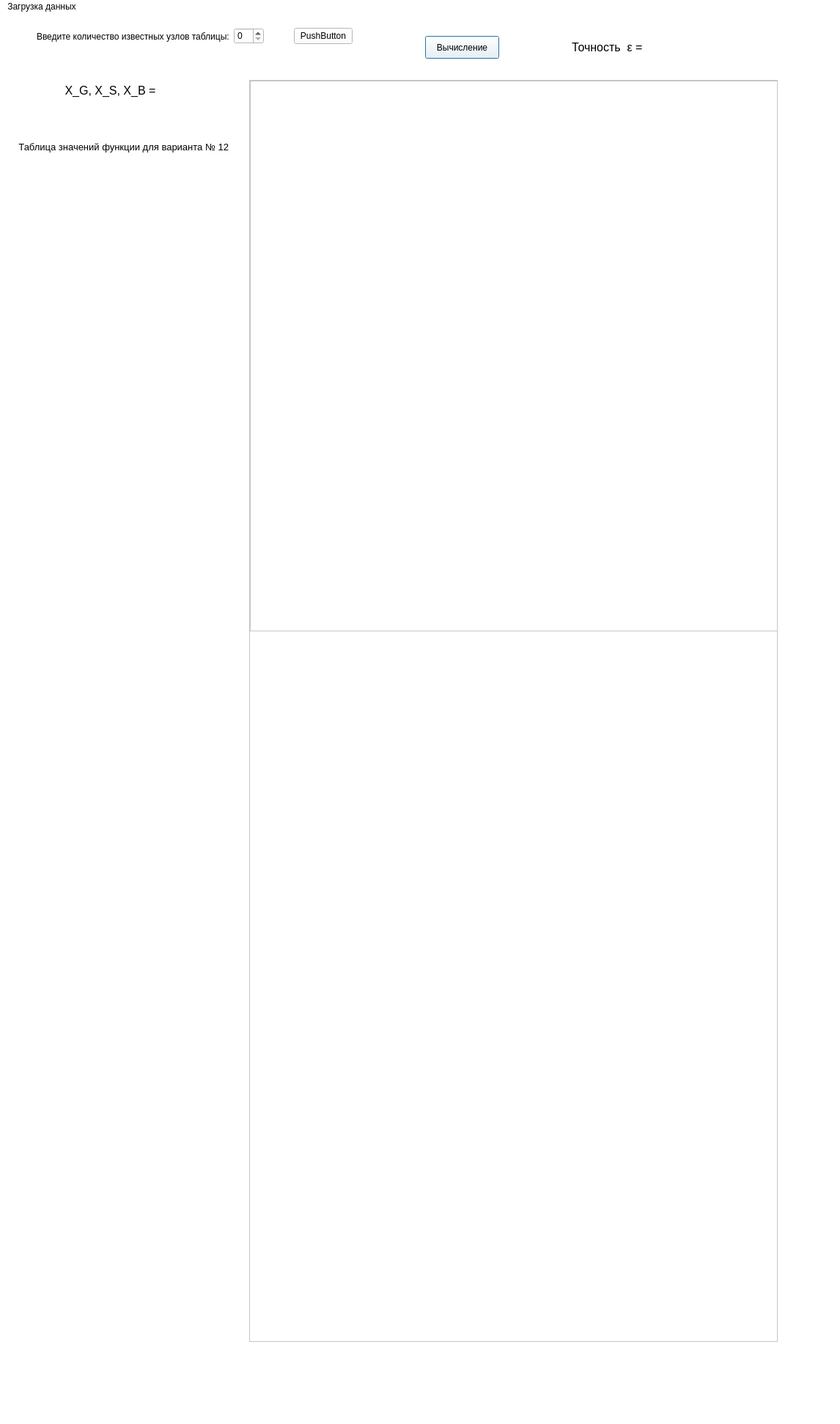
<?xml version="1.0" encoding="UTF-8"?>
<ui version="4.0">
 <class>MainWindow</class>
 <widget class="QMainWindow" name="MainWindow">
  <property name="geometry">
   <rect>
    <x>0</x>
    <y>0</y>
    <width>1146</width>
    <height>1942</height>
   </rect>
  </property>
  <property name="windowTitle">
   <string>MainWindow</string>
  </property>
  <property name="styleSheet">
   <string notr="true">background-color: rgb(255, 255, 255);</string>
  </property>
  <widget class="QWidget" name="centralwidget_1">
   <widget class="QWidget" name="horizontalLayoutWidget">
    <property name="geometry">
     <rect>
      <x>10</x>
      <y>10</y>
      <width>471</width>
      <height>41</height>
     </rect>
    </property>
    <layout class="QHBoxLayout" name="horizontalLayout">
     <item>
      <spacer name="horizontalSpacer">
       <property name="orientation">
        <enum>Qt::Horizontal</enum>
       </property>
       <property name="sizeType">
        <enum>QSizePolicy::Minimum</enum>
       </property>
       <property name="sizeHint" stdset="0">
        <size>
         <width>40</width>
         <height>20</height>
        </size>
       </property>
      </spacer>
     </item>
     <item>
      <widget class="QLabel" name="label_1">
       <property name="text">
        <string>Введите количество известных узлов таблицы:</string>
       </property>
      </widget>
     </item>
     <item>
      <widget class="QSpinBox" name="spinBox_1"/>
     </item>
     <item>
      <spacer name="horizontalSpacer_3">
       <property name="orientation">
        <enum>Qt::Horizontal</enum>
       </property>
       <property name="sizeHint" stdset="0">
        <size>
         <width>40</width>
         <height>20</height>
        </size>
       </property>
      </spacer>
     </item>
     <item>
      <widget class="QPushButton" name="pushButton">
       <property name="enabled">
        <bool>true</bool>
       </property>
       <property name="inputMethodHints">
        <set>Qt::ImhHiddenText</set>
       </property>
       <property name="text">
        <string>PushButton</string>
       </property>
       <property name="checkable">
        <bool>false</bool>
       </property>
       <property name="autoDefault">
        <bool>false</bool>
       </property>
       <property name="default">
        <bool>false</bool>
       </property>
       <property name="flat">
        <bool>false</bool>
       </property>
      </widget>
     </item>
    </layout>
   </widget>
   <widget class="QWidget" name="gridLayoutWidget_2">
    <property name="geometry">
     <rect>
      <x>-40</x>
      <y>210</y>
      <width>391</width>
      <height>541</height>
     </rect>
    </property>
    <layout class="QGridLayout" name="gridLayout_1">
     <item row="3" column="4">
      <spacer name="horizontalSpacer_2">
       <property name="orientation">
        <enum>Qt::Horizontal</enum>
       </property>
       <property name="sizeType">
        <enum>QSizePolicy::Expanding</enum>
       </property>
       <property name="sizeHint" stdset="0">
        <size>
         <width>100</width>
         <height>20</height>
        </size>
       </property>
      </spacer>
     </item>
     <item row="1" column="3">
      <spacer name="verticalSpacer_2">
       <property name="orientation">
        <enum>Qt::Vertical</enum>
       </property>
       <property name="sizeHint" stdset="0">
        <size>
         <width>20</width>
         <height>40</height>
        </size>
       </property>
      </spacer>
     </item>
     <item row="4" column="3">
      <spacer name="verticalSpacer">
       <property name="orientation">
        <enum>Qt::Vertical</enum>
       </property>
       <property name="sizeHint" stdset="0">
        <size>
         <width>20</width>
         <height>40</height>
        </size>
       </property>
      </spacer>
     </item>
     <item row="3" column="3">
      <layout class="QGridLayout" name="gridLayout_2">
       <item row="0" column="0">
        <layout class="QGridLayout" name="gridLayout_3"/>
       </item>
      </layout>
     </item>
     <item row="3" column="1">
      <spacer name="horizontalSpacer_1">
       <property name="orientation">
        <enum>Qt::Horizontal</enum>
       </property>
       <property name="sizeType">
        <enum>QSizePolicy::Preferred</enum>
       </property>
       <property name="sizeHint" stdset="0">
        <size>
         <width>100</width>
         <height>20</height>
        </size>
       </property>
      </spacer>
     </item>
    </layout>
   </widget>
   <widget class="QWidget" name="gridLayoutWidget_3">
    <property name="geometry">
     <rect>
      <x>-80</x>
      <y>70</y>
      <width>481</width>
      <height>71</height>
     </rect>
    </property>
    <layout class="QGridLayout" name="gridLayout_4">
     <item row="1" column="2">
      <spacer name="verticalSpacer_4">
       <property name="orientation">
        <enum>Qt::Vertical</enum>
       </property>
       <property name="sizeHint" stdset="0">
        <size>
         <width>20</width>
         <height>40</height>
        </size>
       </property>
      </spacer>
     </item>
     <item row="2" column="3">
      <spacer name="horizontalSpacer_5">
       <property name="orientation">
        <enum>Qt::Horizontal</enum>
       </property>
       <property name="sizeType">
        <enum>QSizePolicy::Ignored</enum>
       </property>
       <property name="sizeHint" stdset="0">
        <size>
         <width>20</width>
         <height>20</height>
        </size>
       </property>
      </spacer>
     </item>
     <item row="2" column="0">
      <spacer name="horizontalSpacer_4">
       <property name="orientation">
        <enum>Qt::Horizontal</enum>
       </property>
       <property name="sizeType">
        <enum>QSizePolicy::Ignored</enum>
       </property>
       <property name="sizeHint" stdset="0">
        <size>
         <width>20</width>
         <height>20</height>
        </size>
       </property>
      </spacer>
     </item>
     <item row="2" column="1">
      <widget class="QLabel" name="label_2">
       <property name="enabled">
        <bool>true</bool>
       </property>
       <property name="font">
        <font>
         <pointsize>12</pointsize>
         <italic>false</italic>
        </font>
       </property>
       <property name="text">
        <string>X_G, X_S, X_B =</string>
       </property>
       <property name="textFormat">
        <enum>Qt::RichText</enum>
       </property>
       <property name="scaledContents">
        <bool>false</bool>
       </property>
       <property name="alignment">
        <set>Qt::AlignCenter</set>
       </property>
      </widget>
     </item>
     <item row="2" column="2">
      <layout class="QGridLayout" name="gridLayout_5">
       <item row="0" column="0">
        <layout class="QGridLayout" name="gridLayout_6"/>
       </item>
      </layout>
     </item>
     <item row="3" column="2">
      <spacer name="verticalSpacer_3">
       <property name="orientation">
        <enum>Qt::Vertical</enum>
       </property>
       <property name="sizeHint" stdset="0">
        <size>
         <width>20</width>
         <height>40</height>
        </size>
       </property>
      </spacer>
     </item>
    </layout>
   </widget>
   <widget class="QScrollArea" name="scrollArea_1">
    <property name="geometry">
     <rect>
      <x>340</x>
      <y>90</y>
      <width>721</width>
      <height>1721</height>
     </rect>
    </property>
    <property name="layoutDirection">
     <enum>Qt::LeftToRight</enum>
    </property>
    <property name="widgetResizable">
     <bool>true</bool>
    </property>
    <widget class="QWidget" name="scrollAreaWidgetContents">
     <property name="enabled">
      <bool>true</bool>
     </property>
     <property name="geometry">
      <rect>
       <x>0</x>
       <y>0</y>
       <width>719</width>
       <height>1719</height>
      </rect>
     </property>
     <widget class="QTextBrowser" name="textBrowser_1">
      <property name="geometry">
       <rect>
        <x>0</x>
        <y>0</y>
        <width>721</width>
        <height>751</height>
       </rect>
      </property>
      <property name="font">
       <font>
        <pointsize>7</pointsize>
       </font>
      </property>
     </widget>
    </widget>
   </widget>
   <widget class="QPushButton" name="pushButton_2">
    <property name="geometry">
     <rect>
      <x>580</x>
      <y>30</y>
      <width>101</width>
      <height>31</height>
     </rect>
    </property>
    <property name="styleSheet">
     <string notr="true">background-color: rgb(255, 255, 255);</string>
    </property>
    <property name="text">
     <string>Вычисление</string>
    </property>
    <property name="default">
     <bool>true</bool>
    </property>
   </widget>
   <widget class="QWidget" name="gridLayoutWidget_4">
    <property name="geometry">
     <rect>
      <x>710</x>
      <y>10</y>
      <width>261</width>
      <height>71</height>
     </rect>
    </property>
    <layout class="QGridLayout" name="gridLayout_7">
     <item row="2" column="0">
      <spacer name="horizontalSpacer_6">
       <property name="orientation">
        <enum>Qt::Horizontal</enum>
       </property>
       <property name="sizeType">
        <enum>QSizePolicy::Expanding</enum>
       </property>
       <property name="sizeHint" stdset="0">
        <size>
         <width>100</width>
         <height>20</height>
        </size>
       </property>
      </spacer>
     </item>
     <item row="2" column="2">
      <layout class="QGridLayout" name="gridLayout_8">
       <item row="0" column="0">
        <layout class="QGridLayout" name="gridLayout_9"/>
       </item>
      </layout>
     </item>
     <item row="3" column="2">
      <spacer name="verticalSpacer_5">
       <property name="orientation">
        <enum>Qt::Vertical</enum>
       </property>
       <property name="sizeHint" stdset="0">
        <size>
         <width>20</width>
         <height>40</height>
        </size>
       </property>
      </spacer>
     </item>
     <item row="1" column="2">
      <spacer name="verticalSpacer_6">
       <property name="orientation">
        <enum>Qt::Vertical</enum>
       </property>
       <property name="sizeHint" stdset="0">
        <size>
         <width>20</width>
         <height>40</height>
        </size>
       </property>
      </spacer>
     </item>
     <item row="2" column="4">
      <spacer name="horizontalSpacer_7">
       <property name="orientation">
        <enum>Qt::Horizontal</enum>
       </property>
       <property name="sizeType">
        <enum>QSizePolicy::Expanding</enum>
       </property>
       <property name="sizeHint" stdset="0">
        <size>
         <width>100</width>
         <height>20</height>
        </size>
       </property>
      </spacer>
     </item>
     <item row="2" column="1">
      <widget class="QLabel" name="label_4">
       <property name="enabled">
        <bool>true</bool>
       </property>
       <property name="font">
        <font>
         <pointsize>12</pointsize>
         <italic>false</italic>
        </font>
       </property>
       <property name="text">
        <string>Точность  ε = </string>
       </property>
       <property name="scaledContents">
        <bool>false</bool>
       </property>
      </widget>
     </item>
    </layout>
   </widget>
   <widget class="QLabel" name="label_3">
    <property name="geometry">
     <rect>
      <x>10</x>
      <y>170</y>
      <width>321</width>
      <height>22</height>
     </rect>
    </property>
    <property name="font">
     <font>
      <pointsize>10</pointsize>
      <italic>false</italic>
     </font>
    </property>
    <property name="text">
     <string>Таблица значений функции для варианта № 12 </string>
    </property>
    <property name="textFormat">
     <enum>Qt::MarkdownText</enum>
    </property>
    <property name="alignment">
     <set>Qt::AlignCenter</set>
    </property>
   </widget>
  </widget>
  <widget class="QMenuBar" name="menubar">
   <property name="geometry">
    <rect>
     <x>0</x>
     <y>0</y>
     <width>1146</width>
     <height>21</height>
    </rect>
   </property>
   <widget class="QMenu" name="menu">
    <property name="title">
     <string>Загрузка данных</string>
    </property>
   </widget>
   <addaction name="menu"/>
  </widget>
  <widget class="QStatusBar" name="statusbar"/>
 </widget>
 <resources/>
 <connections/>
</ui>
